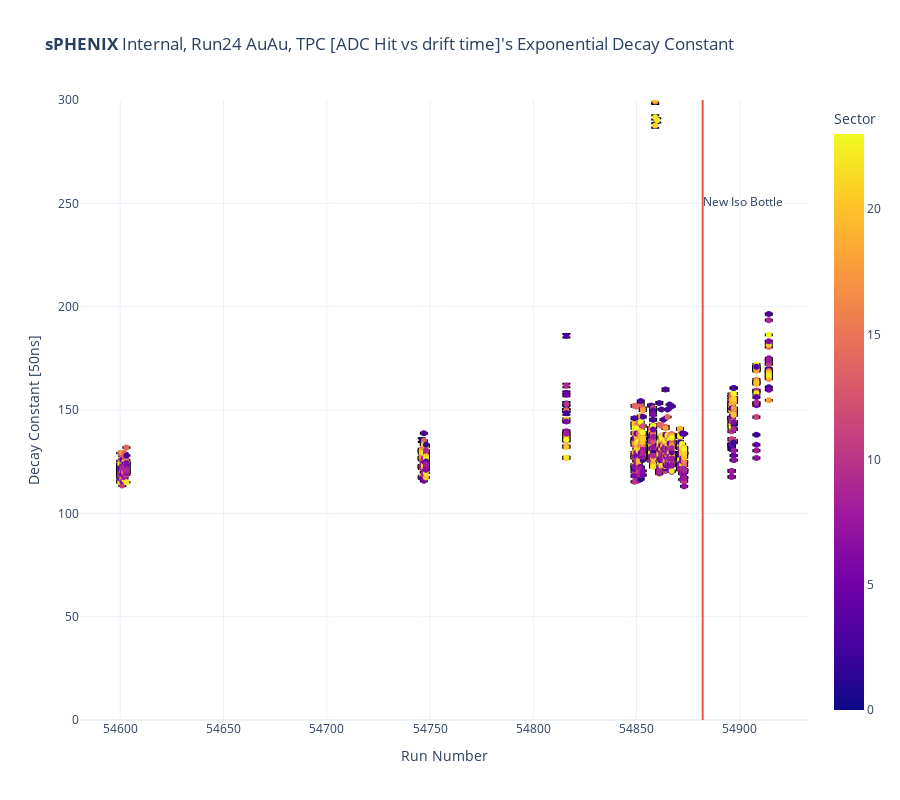

Source (notebook cell):
### Code cell
fig = px.scatter(df, x="Run Number", y="Decay Constant [50ns]", error_y="Decay Constant Error", 
                 color="Sector", labels={"Sector": "Sector"},
                 title="<b>sPHENIX</b> Internal, Run24 AuAu, TPC [ADC Hit vs drift time]'s Exponential Decay Constant"
                 , height=800)
fig.update_xaxes(tickformat="d")
fig.update_layout(yaxis=dict(range=[0, 300]))


fig.add_trace(go.Scatter(
    x=[54882, 54882, 54882],
    y=[0, 250, 300],
    mode="lines+text",
    name="Gas change", showlegend = False,
    text=["", "New Iso Bottle", ""],
    textposition="middle right"
))

fig.add_annotation(
    x=54860,
    y=300,
    text="Trigger latency test",
    showarrow=True,
    xanchor="top",
)

fig.show()

### Figure 1 — Plotly figure (JSON) as saved in the notebook; plotly's stock layout.template omitted (floating-point values rounded to 4 significant figures; data arrays with more than 128 entries replaced by an {"elided": "..."} marker saying what was removed)
{"data": [{"error_y": {"array": {"elided": "798 float values"}}, "hovertemplate": "Run Number=%{x}<br>Decay Constant [50ns]=%{y}<br>Sector=%{marker.color}<extra></extra>", "legendgroup": "", "marker": {"color": {"elided": "798 int values"}, "coloraxis": "coloraxis", "symbol": "circle"}, "mode": "markers", "name": "", "orientation": "v", "showlegend": false, "type": "scatter", "x": {"elided": "798 int values"}, "xaxis": "x", "y": {"elided": "798 float values"}, "yaxis": "y"}, {"mode": "lines+text", "name": "Gas change", "showlegend": false, "text": ["", "New Iso Bottle", ""], "textposition": "middle right", "type": "scatter", "x": [54882, 54882, 54882], "y": [0, 250, 300]}], "layout": {"coloraxis": {"colorbar": {"title": {"text": "Sector"}}, "colorscale": [[0, "#0d0887"], [0.1111, "#46039f"], [0.2222, "#7201a8"], [0.3333, "#9c179e"], [0.4444, "#bd3786"], [0.5556, "#d8576b"], [0.6667, "#ed7953"], [0.7778, "#fb9f3a"], [0.8889, "#fdca26"], [1, "#f0f921"]]}, "height": 800, "legend": {"tracegroupgap": 0}, "title": {"text": "<b>sPHENIX</b> Internal, Run24 AuAu, TPC [ADC Hit vs drift time]'s Exponential Decay Constant"}, "xaxis": {"anchor": "y", "domain": [0, 1], "tickformat": "d", "title": {"text": "Run Number"}}, "yaxis": {"anchor": "x", "domain": [0, 1], "range": [0, 300], "title": {"text": "Decay Constant [50ns]"}}}}
